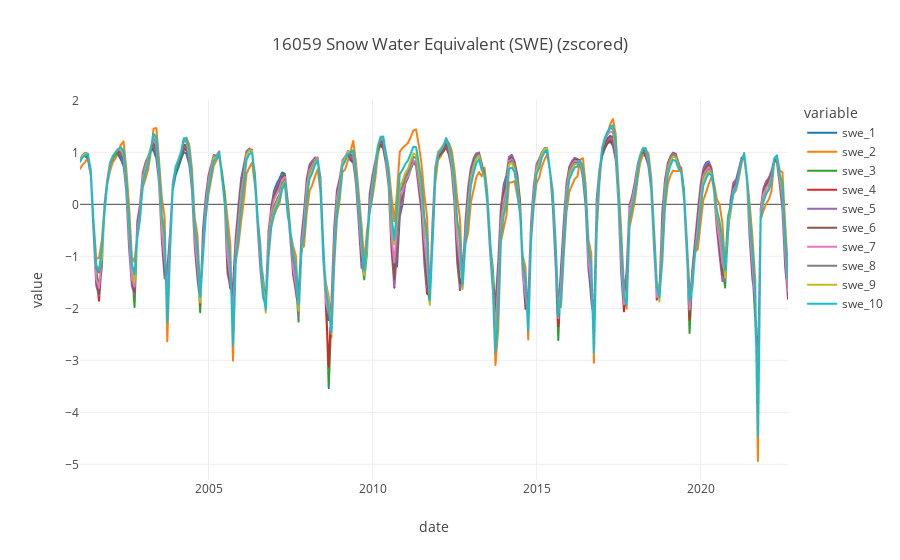

Notebook code cell kept with this figure:
### Code cell
# plot swe_eb_wide data using time series plot
fig_swe = px.line(swe_eb_zs,
                x="date",
                y=swe_eb_zs.columns[1:],
                title="16059 Snow Water Equivalent (SWE) (zscored)", # note that once we have the data for 16936 we will change the title to reflect that.
                template="none")
fig_swe.show()

### Figure 1 — Plotly figure (JSON) as saved in the notebook; plotly's stock layout.template omitted (floating-point values rounded to 4 significant figures; data arrays with more than 128 entries replaced by an {"elided": "..."} marker saying what was removed)
{"data": [{"hovertemplate": "variable=swe_1<br>date=%{x}<br>value=%{y}<extra></extra>", "legendgroup": "swe_1", "line": {"color": "#1F77B4", "dash": "solid"}, "marker": {"symbol": "circle"}, "mode": "lines", "name": "swe_1", "showlegend": true, "type": "scattergl", "x": {"elided": "260 str values"}, "xaxis": "x", "y": {"elided": "260 float values"}, "yaxis": "y"}, {"hovertemplate": "variable=swe_2<br>date=%{x}<br>value=%{y}<extra></extra>", "legendgroup": "swe_2", "line": {"color": "#FF7F0E", "dash": "solid"}, "marker": {"symbol": "circle"}, "mode": "lines", "name": "swe_2", "showlegend": true, "type": "scattergl", "x": {"elided": "260 str values"}, "xaxis": "x", "y": {"elided": "260 float values"}, "yaxis": "y"}, {"hovertemplate": "variable=swe_3<br>date=%{x}<br>value=%{y}<extra></extra>", "legendgroup": "swe_3", "line": {"color": "#2CA02C", "dash": "solid"}, "marker": {"symbol": "circle"}, "mode": "lines", "name": "swe_3", "showlegend": true, "type": "scattergl", "x": {"elided": "260 str values"}, "xaxis": "x", "y": {"elided": "260 float values"}, "yaxis": "y"}, {"hovertemplate": "variable=swe_4<br>date=%{x}<br>value=%{y}<extra></extra>", "legendgroup": "swe_4", "line": {"color": "#D62728", "dash": "solid"}, "marker": {"symbol": "circle"}, "mode": "lines", "name": "swe_4", "showlegend": true, "type": "scattergl", "x": {"elided": "260 str values"}, "xaxis": "x", "y": {"elided": "260 float values"}, "yaxis": "y"}, {"hovertemplate": "variable=swe_5<br>date=%{x}<br>value=%{y}<extra></extra>", "legendgroup": "swe_5", "line": {"color": "#9467BD", "dash": "solid"}, "marker": {"symbol": "circle"}, "mode": "lines", "name": "swe_5", "showlegend": true, "type": "scattergl", "x": {"elided": "260 str values"}, "xaxis": "x", "y": {"elided": "260 float values"}, "yaxis": "y"}, {"hovertemplate": "variable=swe_6<br>date=%{x}<br>value=%{y}<extra></extra>", "legendgroup": "swe_6", "line": {"color": "#8C564B", "dash": "solid"}, "marker": {"symbol": "circle"}, "mode": "lines", "name": "swe_6", "showlegend": true, "type": "scattergl", "x": {"elided": "260 str values"}, "xaxis": "x", "y": {"elided": "260 float values"}, "yaxis": "y"}, {"hovertemplate": "variable=swe_7<br>date=%{x}<br>value=%{y}<extra></extra>", "legendgroup": "swe_7", "line": {"color": "#E377C2", "dash": "solid"}, "marker": {"symbol": "circle"}, "mode": "lines", "name": "swe_7", "showlegend": true, "type": "scattergl", "x": {"elided": "260 str values"}, "xaxis": "x", "y": {"elided": "260 float values"}, "yaxis": "y"}, {"hovertemplate": "variable=swe_8<br>date=%{x}<br>value=%{y}<extra></extra>", "legendgroup": "swe_8", "line": {"color": "#7F7F7F", "dash": "solid"}, "marker": {"symbol": "circle"}, "mode": "lines", "name": "swe_8", "showlegend": true, "type": "scattergl", "x": {"elided": "260 str values"}, "xaxis": "x", "y": {"elided": "260 float values"}, "yaxis": "y"}, {"hovertemplate": "variable=swe_9<br>date=%{x}<br>value=%{y}<extra></extra>", "legendgroup": "swe_9", "line": {"color": "#BCBD22", "dash": "solid"}, "marker": {"symbol": "circle"}, "mode": "lines", "name": "swe_9", "showlegend": true, "type": "scattergl", "x": {"elided": "260 str values"}, "xaxis": "x", "y": {"elided": "260 float values"}, "yaxis": "y"}, {"hovertemplate": "variable=swe_10<br>date=%{x}<br>value=%{y}<extra></extra>", "legendgroup": "swe_10", "line": {"color": "#17BECF", "dash": "solid"}, "marker": {"symbol": "circle"}, "mode": "lines", "name": "swe_10", "showlegend": true, "type": "scattergl", "x": {"elided": "260 str values"}, "xaxis": "x", "y": {"elided": "260 float values"}, "yaxis": "y"}], "layout": {"legend": {"title": {"text": "variable"}, "tracegroupgap": 0}, "title": {"text": "16059 Snow Water Equivalent (SWE) (zscored)"}, "xaxis": {"anchor": "y", "domain": [0, 1], "title": {"text": "date"}}, "yaxis": {"anchor": "x", "domain": [0, 1], "title": {"text": "value"}}}}
